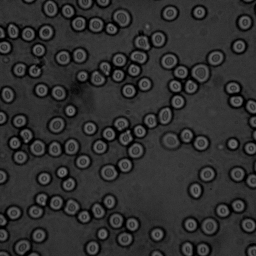
%> input picture blod256.tif, 256 x 256 px
$ octave countCells.m   (GNU Octave 9; MATLAB toolbox functions it lacks are replaced by stand-ins)
%> lines starting %> are read from the running program, lines starting %| are printed output that depends on the picture; in (x1, y1, x2, y2) boxes, pixels count from 0 and x2, y2 are one past the last pixel; in counts of white or black regions, pixels touching at a corner belong together; the program's own positions count from 1
im = double(imread('blod256.tif'));
%> im: size 256x256 double; min 0, max 121, mean 46.2; mean of the top-left, top-right, bottom-left and bottom-right quarters 44.3, 48.2, 45.1, 47.1

binvect = [0:1:255];
histo = hist(im(:), binvect);
%> histo = 256 values, max 3489 at index 52, min 0 at index 112, mean 256
figure(1);plot(binvect, histo, '.-b');
axis tight; title('histogram')
%> after `title('histogram')`:
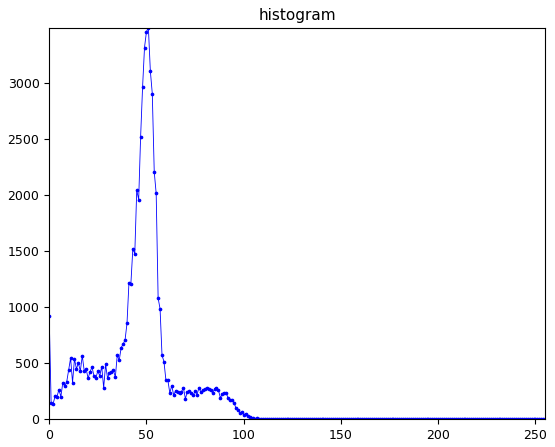
%> figure redrawn from the program's plot data; curve peaks at x = 51, y = 3489

figure(2);colormap(gray(256))
subplot(2,3,1), imagesc(im, [0 255]);
axis image; title('image nuf0c'); colorbar

T1=75;
thresh1=im>T1;
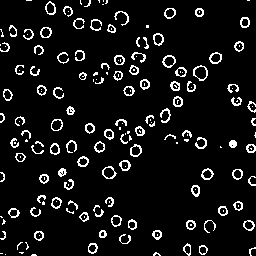
%> thresh1: size 256x256 logical; 7.9% white in thin lines or dots
subplot(2,3,2), imagesc(thresh1, [0 1]);%b
axis image; colorbar
title('thresholded image 1');

T2=55;
thresh2=im>T2;
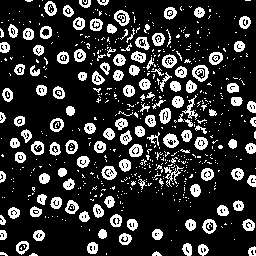
%> thresh2: size 256x256 logical; 18.9% white; 610 white regions (475 under 20 px), largest, box (x1, y1, x2, y2) and area: (192, 65, 209, 82) 163, (163, 133, 179, 148) 147, (101, 166, 117, 180) 141
subplot(2,3,3), imagesc(thresh2, [0 1]);%c
axis image; colorbar
title('thresholded image 2');
SE=[1 1 1; 1 1 1; 1 1 1];
b=thresh1;
c=thresh2;
e=zeros(128);

while ~isequal(b,e)
    e= b;
    d=imdilate(b,SE);
    b=d.*c;
end
%> this loop made 15 passes
%> pass 1, `d=imdilate(b,SE);`:
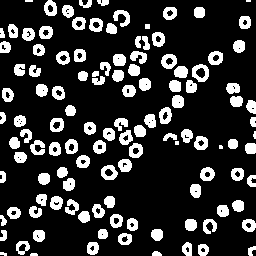
%> d: size 256x256 logical; 19.5% white; 119 white regions (5 under 20 px), largest, box (x1, y1, x2, y2) and area: (192, 64, 209, 82) 180, (101, 165, 118, 180) 160, (161, 54, 177, 69) 158
%> pass 1, `b=d.*c;`:
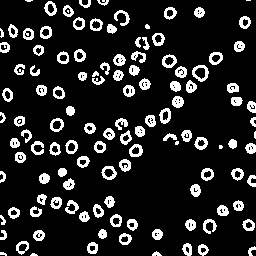
%> b: size 256x256 double; values 0 (black) and 1 (white), 14.2% white; 120 white regions (8 under 20 px), largest, box (x1, y1, x2, y2) and area: (192, 65, 209, 82) 133, (101, 166, 117, 180) 114, (159, 108, 171, 124) 110
figure(2)
%remove no blood cells
noBloodCell=bwareaopen(b, 50);
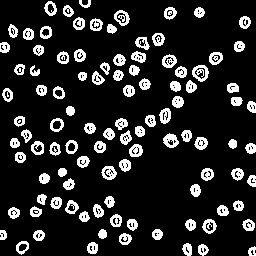
%> noBloodCell: size 256x256 logical; 14.8% white; 102 white regions, largest, box (x1, y1, x2, y2) and area: (192, 65, 209, 82) 163, (163, 133, 179, 148) 147, (101, 166, 117, 180) 141
subplot(2,3,4), imagesc(noBloodCell, [0 1]);
axis image; colorbar
title('Remove no blood cells');

%fill cell
fill=imfill(noBloodCell,'holes');
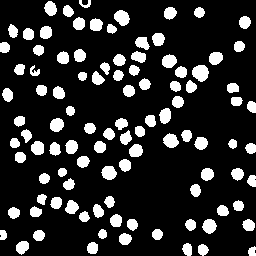
%> fill: size 256x256 logical; 17.2% white; 102 white regions, largest, box (x1, y1, x2, y2) and area: (192, 65, 209, 82) 215, (114, 10, 130, 26) 181, (163, 133, 179, 148) 169
subplot(2,3,5), imagesc(fill, [0 1]);
axis image; colorbar
title('Fill in holes');
%count
CC = bwconncomp(fill,4);
%> CC = 102 connected components
Num=CC.NumObjects
%> Num = 102
